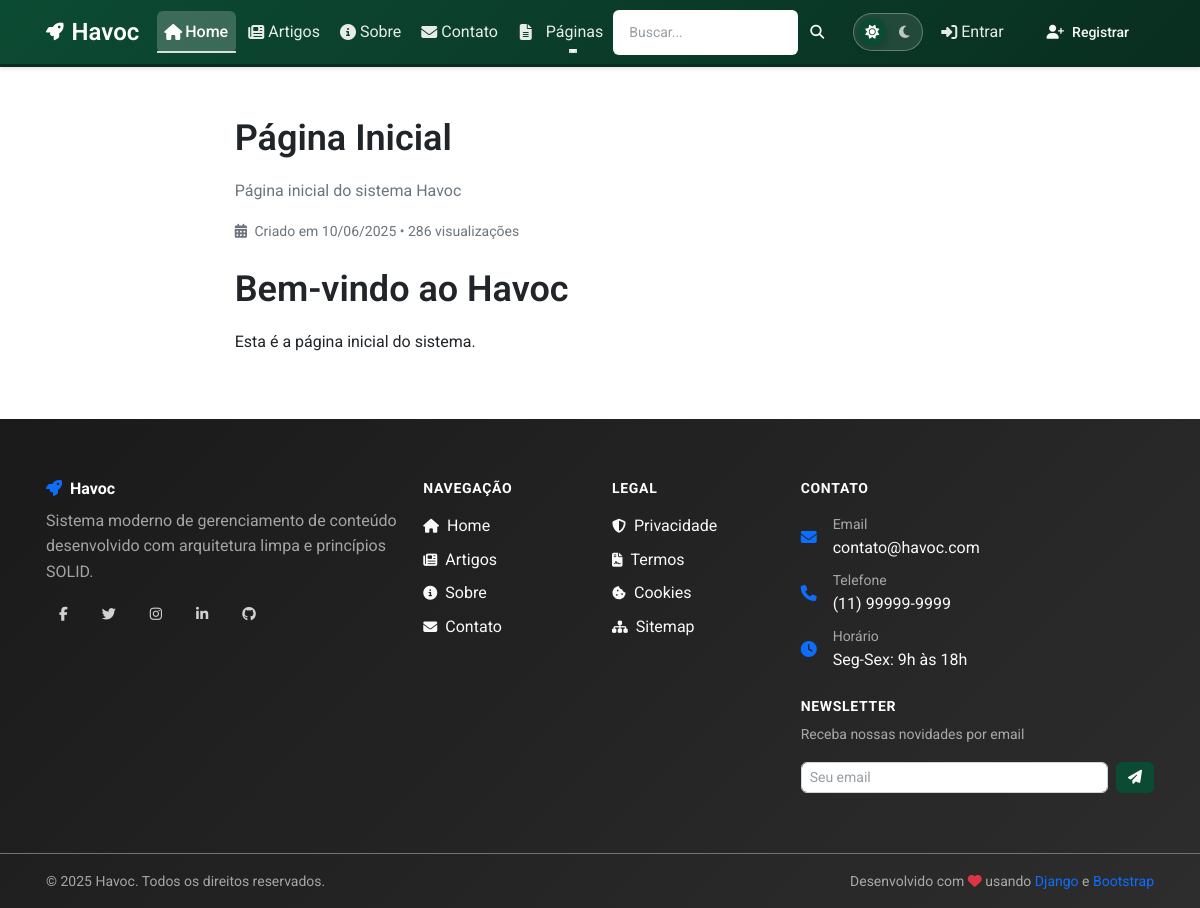
The page / on the database its author committed.
### apps/pages/models/page.py (models this page shows, shortened)
class Page(models.Model):
    STATUS_CHOICES = [
        ('draft', 'Rascunho'),
        ('published', 'Publicado'),
        ('archived', 'Arquivado'),
    ]
    TEMPLATE_CHOICES = [
        ('pages/default.html', 'Padrão'),
        ('pages/landing.html', 'Landing Page'),
        ('pages/full_width.html', 'Largura Total'),
        ('pages/sidebar.html', 'Com Sidebar'),
    ]
    title = models.CharField(
        'título',
        max_length=200,
        validators=[MinLengthValidator(3)],
        help_text='Título da página'
    )
    slug = models.SlugField(
        'slug',
        max_length=200,
        unique=True,
        help_text='URL amigável da página'
    )
    content = models.TextField(
        'conteúdo',
        help_text='Conteúdo da página em HTML ou Markdown'
    )
    excerpt = models.TextField(
        'resumo',
        max_length=500,
        blank=True,
        help_text='Resumo da página para SEO e listagens'
    )
    status = models.CharField(
        'status',
        max_length=20,
        choices=STATUS_CHOICES,
        default='draft',
        help_text='Status de publicação da página'
    )
    template = models.CharField(
        'template',
        max_length=100,
        choices=TEMPLATE_CHOICES,
        default='pages/default.html',
        help_text='Template a ser usado para renderizar a página'
    )
    is_homepage = models.BooleanField(
        'é página inicial',
        default=False,
        help_text='Define se esta é a página inicial do site'
    )
    show_in_menu = models.BooleanField(
        'mostrar no menu',
        default=True,
        help_text='Se a página deve aparecer no menu de navegação'
    )
    menu_order = models.PositiveIntegerField(
        'ordem no menu',
        default=0,
        help_text='Ordem de exibição no menu (menor número = primeiro)'
    )
    parent = models.ForeignKey(
        'self',
        on_delete=models.CASCADE,
        null=True,
        blank=True,
        verbose_name='página pai',
        help_text='Página pai para criar hierarquia'
    )
    meta_title = models.CharField(
        'meta título',
        max_length=60,
        blank=True,
        help_text='Título para SEO (máximo 60 caracteres)'
    )
    meta_description = models.CharField(
        'meta descrição',
        max_length=160,
        blank=True,
        help_text='Descrição para SEO (máximo 160 caracteres)'
    )
    meta_keywords = models.CharField(
        'palavras-chave',
        max_length=255,
        blank=True,
        help_text='Palavras-chave separadas por vírgula'
    )
    created_by = models.ForeignKey(
        User,
        on_delete=models.SET_NULL,
        null=True,
        blank=True,
        related_name='created_pages',
        verbose_name='criado por'
    )
    updated_by = models.ForeignKey(
        User,
        on_delete=models.SET_NULL,
        null=True,
        blank=True,
        related_name='updated_pages',
        verbose_name='atualizado por'
    )
    created_at = models.DateTimeField(
        'criado em',
        auto_now_add=True
    )
    updated_at = models.DateTimeField(
        'atualizado em',
        auto_now=True
    )
    published_at = models.DateTimeField(
        'publicado em',
        null=True,
        blank=True,
        help_text='Data e hora de publicação'
    )
    view_count = models.PositiveIntegerField(
        'visualizações',
        default=0,
        help_text='Número de visualizações da página'
    )
    class Meta:
        verbose_name = 'página'
        verbose_name_plural = 'páginas'
        ordering = ['menu_order', 'title']
        indexes = [
            models.Index(fields=['slug']),
            models.Index(fields=['status', 'published_at']),
            models.Index(fields=['show_in_menu', 'menu_order']),
        ]
    @property
    def seo_title(self):
        return self.meta_title or self.title
    @property
    def seo_description(self):
        return self.meta_description or self.excerpt

### apps/pages/views/home.py (the view, shortened to what this page needs)
# urls.py: path('', HomeView.as_view(), name='home'),
class HomeView(View):
    def get(self, request):
        page_service = PageService(DjangoPageRepository())
        try:
            homepage = page_service.get_homepage()
            page_service.increment_page_views(homepage.id)
            popular_pages = page_service.get_popular_pages(limit=5)
            recent_pages = page_service.get_published_pages()[:5]
            context = {
                'page': homepage,
                'is_homepage': True,
                'popular_pages': popular_pages,
                'recent_pages': recent_pages,
                'meta_title': homepage.seo_title,
                'meta_description': homepage.seo_description,
                'meta_keywords': homepage.meta_keywords,
            }
            template = homepage.template if homepage.template else 'pages/home.html'
            return render(request, template, context)
        except Exception as e:
            context = {
                'page': None,
                'is_homepage': True,
                'error': str(e),
                'meta_title': 'Havoc - Sistema de Gerenciamento',
                'meta_description': 'Sistema de gerenciamento de conteúdo',
            }
            return render(request, 'pages/home_default.html', context)

### apps/config/models/app_module_config.py (called while the page is built)
    @property
    def is_available(self):
        return self.is_enabled and self.status == 'active'

### apps/config/services/module_service.py (called while the page is built)
    def get_module_by_name(self, app_name: str) -> Optional[AppModuleConfiguration]:
        try:
            return AppModuleConfiguration.objects.get(app_name=app_name)
        except AppModuleConfiguration.DoesNotExist:
            return None

    def is_module_enabled(self, app_name: str) -> bool:
        module = self.get_module_by_name(app_name)
        return module.is_available if module else False

### apps/pages/repositories/page_repository.py (called while the page is built)
    def get_homepage(self) -> Page:
        try:
            return Page.objects.get(is_homepage=True, status='published')
        except Page.DoesNotExist:
            try:
                return Page.objects.filter(status='published').order_by('created_at').first()
            except:
                raise ObjectDoesNotExist("Nenhuma página inicial encontrada")

    def list_published(self) -> QuerySet:
        return Page.objects.filter(
            status='published'
        ).order_by('menu_order', 'title')

    def get_popular_pages(self, limit: int = 10) -> QuerySet:
        return Page.objects.filter(
            status='published'
        ).order_by('-view_count')[:limit]

    def increment_view_count(self, page_id: int) -> None:
        try:
            Page.objects.filter(id=page_id).update(
                view_count=F('view_count') + 1
            )
        except Exception:
            pass

### apps/pages/services/page_service.py (called while the page is built)
    def get_homepage(self):
        try:
            return self.page_repository.get_homepage()
        except Exception as e:
            logger.error(f"Erro ao obter homepage: {str(e)}")
            return None

    def get_published_pages(self) -> QuerySet:
        return self.page_repository.list_published()

    def increment_page_views(self, page_id: int) -> None:
        self.page_repository.increment_view_count(page_id)

    def get_popular_pages(self, limit: int = 10) -> QuerySet:
        return self.page_repository.get_popular_pages(limit)

### apps/pages/templates/pages/default.html (shortened to what this page needs)
{% extends "base.html" %}
{% load static %}
{% block content %}
<div class="container my-5">
    <div class="row">
        <div class="col-lg-8 mx-auto">
            <header class="page-header mb-4">
                <h1 class="page-title">{{ page.title }}</h1>
                {% if page.excerpt %}
                    <p class="page-excerpt text-muted">{{ page.excerpt }}</p>
                {% endif %}
                {% if page.created_at %}
                    <div class="page-meta text-muted small">
                        <i class="fas fa-calendar-alt me-1"></i>
                        Criado em {{ page.created_at|date:"d/m/Y" }}
                        {% if page.view_count %}
                            • {{ page.view_count }} visualizações
                        {% endif %}
                    </div>
                {% endif %}
            </header>
            <main class="page-content">
                {% if page.content %}
                    <div class="content-body">
                        {{ page.content|safe }}
                    </div>
                {% else %}
                    <div class="alert alert-info">
                        <i class="fas fa-info-circle me-2"></i>
                        Esta página ainda não possui conteúdo.
                    </div>
                {% endif %}
            </main>
        </div>
    </div>
</div>
{% endblock %}

### static/css/main.css (style rules this page uses)
:root { --django-green: #0C4B33; --django-green-light: #44B78B; --django-green-dark: #092E20; --primary-color: var(--django-green); --primary-light: var(--django-green-light); --primary-dark: var(--django-green-dark); --secondary-color: #6c757d; --success-color: #198754; --danger-color: #dc3545; --warning-color: #ffc107; --info-color: #0dcaf0; --bg-color: #ffffff; --bg-secondary: #f8f9fa; --text-color: #212529; --text-muted: #6c757d; --border-color: #dee2e6; --link-color: var(--django-green); --link-hover-color: var(--django-green-dark); --font-family-sans-serif: 'Roboto', -apple-system, BlinkMacSystemFont, 'Segoe UI', sans-serif; --font-family-serif: 'Palatino', 'Palatino Linotype', 'Book Antiqua', serif; --font-family-mono: 'Fira Mono', 'Monaco', 'Consolas', monospace; --border-radius: 0.375rem; --box-shadow: 0 0.125rem 0.25rem rgba(0, 0, 0, 0.075); --box-shadow-lg: 0 1rem 3rem rgba(0, 0, 0, 0.175); --transition: all 0.15s ease-in-out; --navbar-height: 60px; --footer-height: auto; }
body { font-family: var(--font-family-sans-serif); line-height: 1.6; color: var(--text-color); background-color: var(--bg-color); transition: var(--transition); margin: 0; padding: 0; min-height: 100vh; }
.container { max-width: 1200px; margin: 0 auto; padding-left: 15px; padding-right: 15px; }
@media (min-width: 576px) { .container { max-width: 540px; } }
@media (min-width: 768px) { .container { max-width: 720px; } }
@media (min-width: 992px) { .container { max-width: 960px; } }
@media (min-width: 1200px) { .container { max-width: 1140px; } }
h1, h2, h3, h4, h5, h6 { font-family: var(--font-family-sans-serif); font-weight: 500; line-height: 1.3; color: var(--text-color); margin-bottom: 0.75rem; }
h1 { font-size: 2.25rem; font-weight: 600; margin-bottom: 1rem; }
p { font-family: var(--font-family-sans-serif); line-height: 1.6; margin-bottom: 1rem; color: var(--text-color); }
.container { padding-left: 1rem; padding-right: 1rem; }
.my-5 { margin-top: 3rem !important; margin-bottom: 3rem !important; }
.mb-4 { margin-bottom: 1.5rem !important; }
.row { margin-left: -0.75rem; margin-right: -0.75rem; }
.row > * { padding-left: 0.75rem; padding-right: 0.75rem; }

### static/css/django-theme.css (style rules this page uses)
* { transition: background-color 0.3s ease, color 0.3s ease, border-color 0.3s ease; }
.text-muted { color: #6c757d !important; }

### rows shown on the page
Page: title "Página Inicial", excerpt "Página inicial do sistema Havoc", created_at "10/06/2025", view_count "286", content "Bem-vindo ao Havoc Esta é a página inicial do sistema."
